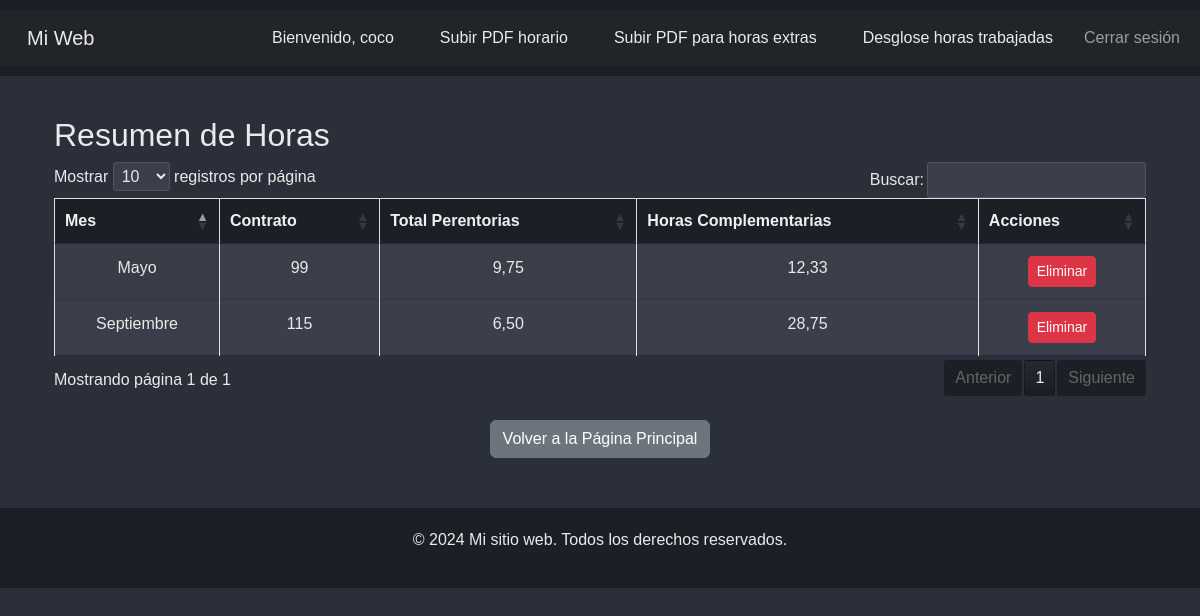
Page /uploads/overtime_success/ (signed in) on the committed database.
### uploads/models.py (models this page shows, shortened)
class OvertimeData(models.Model):
    user = models.ForeignKey(User, on_delete=models.CASCADE)
    mes = models.CharField(max_length=20)
    contrato_numero = models.CharField(max_length=20)
    total_horas_extras_decimal = models.DecimalField(max_digits=5, decimal_places=2)
    horas_complementarias_decimal = models.DecimalField(max_digits=5, decimal_places=2)
    fecha_subida = models.DateTimeField(auto_now_add=True)

### uploads/views.py (the view)
# urls.py: path('overtime_success/', views.overtime_success, name='overtime_success'),
@login_required
def overtime_success(request):
    overtime_data = OvertimeData.objects.filter(user=request.user)
    return render(request, 'uploads/overtime_success.html', {'overtime_data': overtime_data})

### uploads/templates/uploads/overtime_success.html (shortened to what this page needs)
{% extends 'base.html' %}
{% block content %}
    <link href="https://cdn.jsdelivr.net/npm/bootstrap@5.3.0-alpha1/dist/css/bootstrap.min.css" rel="stylesheet">
    <link rel="stylesheet" href="https://cdn.datatables.net/1.11.5/css/jquery.dataTables.min.css">
    <link rel="stylesheet" href="https://cdn.datatables.net/responsive/2.2.9/css/responsive.dataTables.min.css">
    <div class="container">
        <h2>Resumen de Horas</h2>
        <div class="table-responsive">
            <table id="overtimeTable" class="display responsive nowrap table table-striped table-bordered" style="width:100%">
                <thead>
                    <tr>
                        <th>Mes</th>
                        <th>Contrato</th>
                        <th>Total Perentorias</th>
                        <th>Horas Complementarias</th>
                        <th>Acciones</th>
                    </tr>
                </thead>
                <tbody>
                    {% for data in overtime_data %}
                    <tr data-id="{{ data.id }}">
                        <td data-label="Mes">{{ data.mes }}</td>
                        <td data-label="Contrato">{{ data.contrato_numero }}</td>
                        <td data-label="Total Perentorias">{{ data.total_horas_extras_decimal }}</td>
                        <td data-label="Horas Complementarias">{{ data.horas_complementarias_decimal }}</td>
                        <td data-label="Acciones">
                            <button class="btn btn-danger btn-sm delete-btn">Eliminar</button>
                        </td>
                    </tr>
                    {% empty %}
                    <tr>
                        <td colspan="5" class="text-center">No se encontraron datos</td>
                    </tr>
                    {% endfor %}
                </tbody>
            </table>
        </div>
    </div>
{% endblock %}

### turnos/templates/base.html (shortened to what this page needs)
<!DOCTYPE html>
<html lang="es">
<head>
    <link href="https://cdn.jsdelivr.net/npm/bootstrap@5.3.0-alpha1/dist/css/bootstrap.min.css" rel="stylesheet">
</head>
<body>
    <header>
        <nav class="navbar navbar-expand-lg navbar-dark bg-dark">
            <div class="container-fluid">
                <a class="navbar-brand" href="#">Mi Web</a>
                <div class="collapse navbar-collapse" id="navbarNav">
                    <ul class="navbar-nav ms-auto">
                        {% if user.is_authenticated %}
                            <li class="nav-item">
                                <a class="nav-link" href="#">Bienvenido, {{ user.username }}</a>
                            </li>
                            <li class="nav-item">
                                <a class="nav-link" href="{% url 'upload_overtime' %}">Subir PDF horario</a>
                            </li>
                            <li class="nav-item">
                                <a class="nav-link" href="{% url 'upload_pdf' %}">Subir PDF para horas extras</a>
                            </li>
                            <li class="nav-item">
                                <a class="nav-link" href="{% url 'overtime_success' %}">Desglose horas trabajadas</a>
                            </li>
                            <li class="nav-item">
                                <form method="post" action="{% url 'logout' %}">
                                    <button type="submit" class="btn btn-link nav-link">Cerrar sesión</button>
                                </form>
                            </li>
                        {% endif %}
                    </ul>
                </div>
            </div>
        </nav>
    </header>
<div class="container">
    {% block content %}{% endblock %}
    <div class="text-center my-4">
        <a href="{% url 'index' %}" class="btn btn-secondary">Volver a la Página Principal</a>
    </div>
</div>
<footer>
    <p>&copy; 2024 Mi sitio web. Todos los derechos reservados.</p>
</footer>
</body>
</html>

### turnos/templates/base.html (style rules this page uses)
body { background-color: #2b2f3a !important; color: #eaeaea !important; font-family: Arial, sans-serif; }
header { padding: 10px 0; background-color: #1c1f26; }
header a { color: #eaeaea !important; margin: 0 15px; }
header form { display: inline; }
.container { margin-top: 40px; }
footer { margin-top: 50px; padding: 20px 0; background-color: #1c1f26; color: #eaeaea; text-align: center; }

### uploads/templates/uploads/overtime_success.html (style rules this page uses)
body { background-color: #2b2f3a !important; color: #eaeaea !important; font-family: Arial, sans-serif; }
table.dataTable { width: 100%; border-collapse: collapse; background-color: #3a3f4b !important; }
table.dataTable thead th { background-color: #1c1f26 !important; color: #f0f0f0 !important; padding: 12px; }
table.dataTable tbody td { padding: 12px; text-align: center; color: #eaeaea !important; background-color: #3a3f4b !important; }

### rows in the picture
OvertimeData: mes "Septiembre", contrato_numero "115", total_horas_extras_decimal "6,50", horas_complementarias_decimal "28,75"
OvertimeData: mes "Mayo", contrato_numero "99", total_horas_extras_decimal "9,75", horas_complementarias_decimal "12,33"

### other values in the picture
{{ user.username }} "coco"
